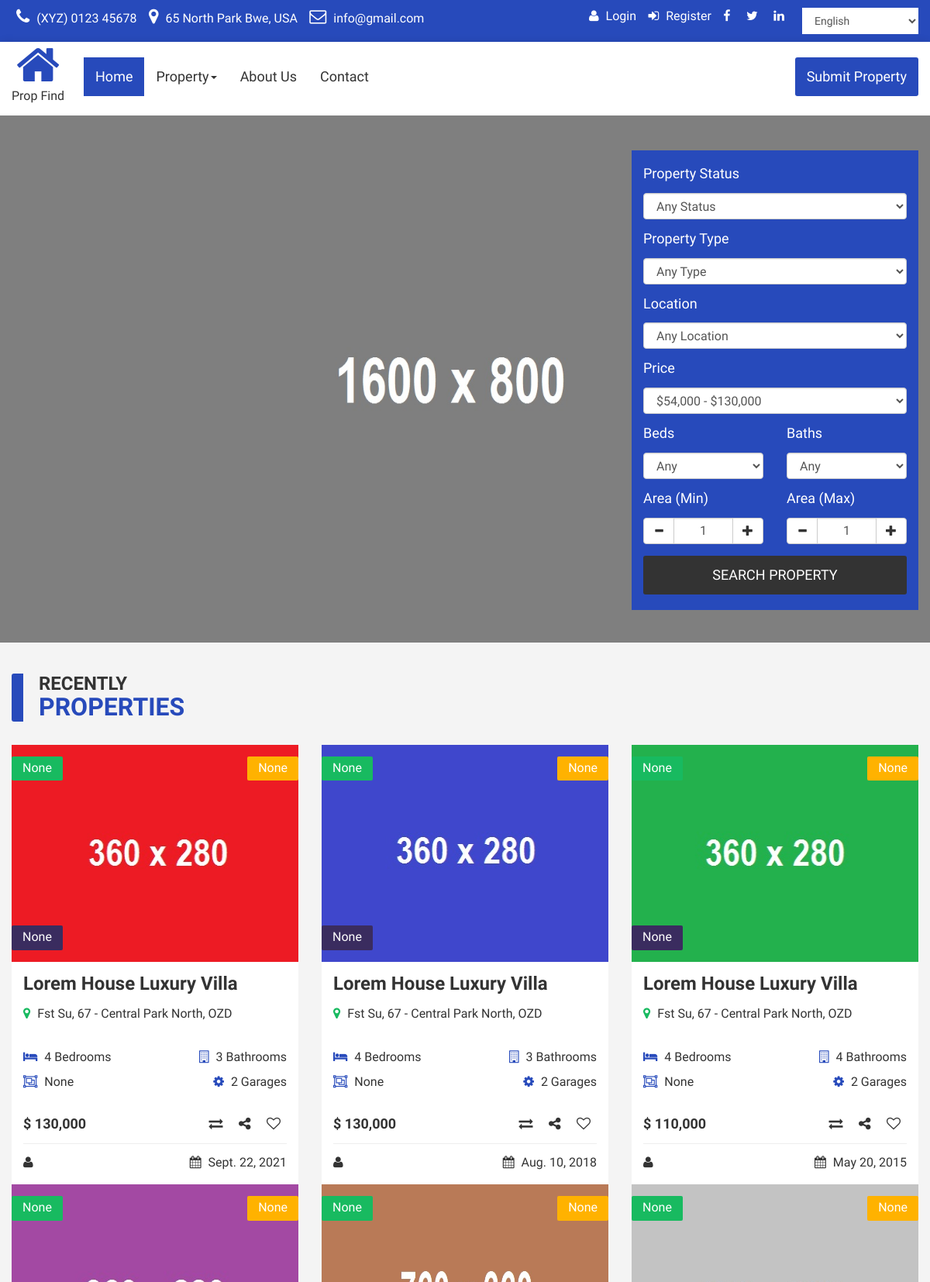
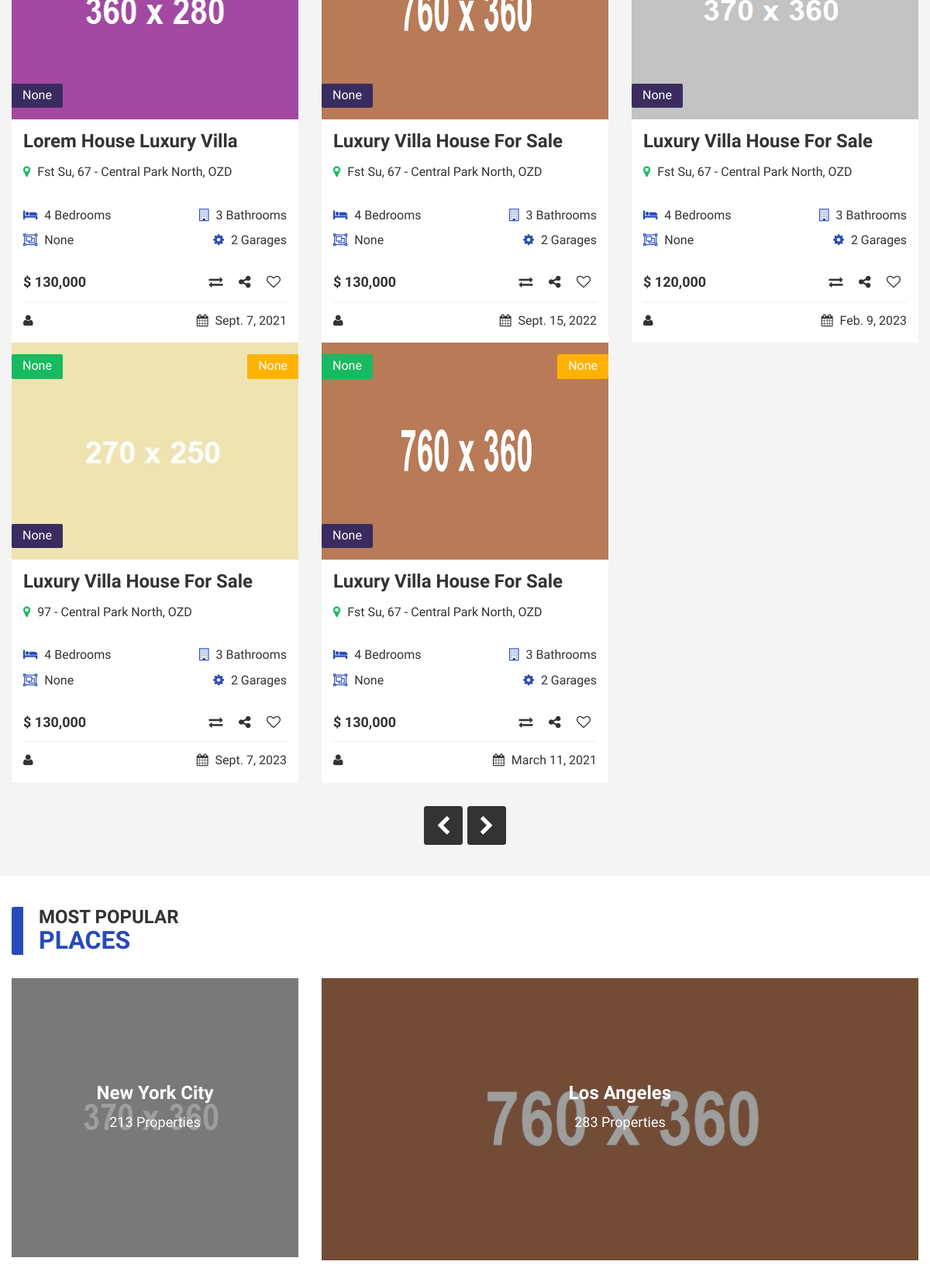
Page /property/home/ (upper part) on the committed database (2 pictures, top to bottom).
### property/models.py (models this page shows, shortened)
class Property(models.Model):
    user = models.ForeignKey(User, on_delete=models.CASCADE, null=True, blank=True)
    title = models.CharField(max_length=255, null=True, blank=True)
    location = models.CharField(max_length=250, null=True, blank=True)
    beds = models.CharField(max_length=240, null=True, blank=True)
    image = models.ImageField(upload_to='images/', null=True, blank=True)
    bathroom = models.CharField(max_length=60, null=True, blank=True)
    house_size = models.CharField(max_length=50, null=True, blank=True)
    garage = models.CharField(max_length=100, null=True, blank=True)
    price = models.CharField(max_length=50, null=True, blank=True)
    for_rent_or_sale = models.CharField(max_length=50, null=True, blank=True)
    feature = models.CharField(max_length=60, null=True, blank=True)
    property_type_family_or_bachelor = models.CharField(max_length=70, null=True, blank=True)
    date = models.DateField(null=True, blank=True)
    description = models.TextField(null=True, blank=True)
    property_ID = models.CharField(max_length=30, null=True, blank=True)
    property_Type = models.CharField(max_length=50, null=True, blank=True)
    property_Status = models.CharField(max_length=70, null=True, blank=True)
    rooms = models.CharField(max_length=50, null=True, blank=True)
    year_built = models.DateField(null=True, blank=True)

### property/views.py (the view)
# urls.py: path('home/', views.home),
def home(request):
    queryset = Property.objects.all()
    context = {
        'queryset': queryset
    }
    return render(request, 'property/index.html', context)

### property/templates/property/index.html (shortened to what this page needs)
{% extends "layouts/base.html" %}
{% block content %}
{% load static %}
<section id="center" class="center_home clearfix">
<div class="center_main clearfix">
 <div class="w3-content w3-section clearfix">
  <img class="mySlides w3-animate-bottom" src="{% static 'property/img/2.jpg' %}" alt="abc" style="width: 100%; display: block;">
</div>
 <div class="center_main_1 clearfix">
  <div class="col-sm-8"></div>
  <div class="col-sm-4">
   <div class="center_main_1r clearfix">
     <h5 class="mgt col">Property Status</h5>
	 <select class="form-control" name="property">
		<option value="">Any Status</option>
    </select>
	<h5 class="col">Property Type</h5>
	<select class="form-control" name="property">
		<option value="">Any Type</option>
    </select>
	<h5 class="col">Location</h5>
	<select class="form-control" name="Location">
		<option value="">Any Location</option>
   </select>
   <h5 class="col">Price</h5>
	<select class="form-control" name="Price">
		<option value="">$54,000 - $130,000</option>
   </select>
   <div class="center_main_1ri clearfix">
    <div class="col-sm-6 space_left">
	 <h5 class="col">Beds</h5>
	 <select class="form-control" name="beds" id="beds">
		<option value="">Any</option>
     </select>
	</div>
	<div class="col-sm-6 space_right">
	 <h5 class="col">Baths</h5>
	 <select class="form-control" name="beds" id="beds">
		<option value="">Any</option>
     </select>
	</div>
   </div>
   <div class="center_main_1ri clearfix">
    <div class="col-sm-6 space_left">
	 <h5 class="col">Area (Min)</h5>
	 <div class="input-group number-spinner">
				<span class="input-group-btn">
					<button class="btn btn-default" data-dir="dwn"><span class="glyphicon glyphicon-minus"></span></button>
				</span>
				<input type="text" class="form-control mgt text-center" value="1">
				<span class="input-group-btn">
					<button class="btn btn-default" data-dir="up"><span class="glyphicon glyphicon-plus"></span></button>
				</span>
	</div>
	</div>
	<div class="col-sm-6 space_right">
	 <h5 class="col">Area (Max)</h5>
	 <div class="input-group number-spinner">
				<span class="input-group-btn">
					<button class="btn btn-default" data-dir="dwn"><span class="glyphicon glyphicon-minus"></span></button>
				</span>
				<input type="text" class="form-control mgt text-center" value="1">
				<span class="input-group-btn">
					<button class="btn btn-default" data-dir="up"><span class="glyphicon glyphicon-plus"></span></button>
				</span>
	</div>
	</div>
   </div>
   <h5 class="text-center"><a class="button_1 block" href="#">SEARCH PROPERTY</a></h5>
   </div>
  </div>
 </div>
</div>
</section>
<section id="feature">
 <div class="container">
  <div class="row">
   <div class="feature_1 clearfix">
    <div class="col-sm-12">
	   <h4 class="mgt">RECENTLY <br><span class="col_1">PROPERTIES</span></h4>
	</div>
   </div>
   <div class="feature_2 clearfix">
    <div id="carousel-example" class="carousel slide" data-ride="carousel">
            <div class="carousel-inner">
                <div class="item active">
					{% for property in queryset %}
					<div class="col-sm-4">
						 <div class="feature_2im clearfix">
							 <div class="feature_2im1 clearfix">
								 <a href="#"><img src="{{ property.image.url }}" class="iw" alt="abc" height="280" width="360"></a>
							 </div>
							 <div class="feature_2im2 clearfix">
								 <h6 class="mgt"><a class="bg_1" href="#">{{ property.feature }}</a></h6>
								 <h6 class="pull-right mgt"><a class="bg_2" href="#">{{ property.for_rent_or_sale }}</a></h6>
							 </div>
							 <div class="feature_2im4 clearfix">
								 <div class="col-sm-6 space_left">
								   <h6><a class="bg_3" href="#">{{ property.property_type_family_or_bachelor }}</a></h6>
								 </div>
							 </div>
						 </div>
						<div class="feature_2m_last clearfix">
						  <h4 class="mgt bold"><a href="{% url 'home_detail' property.id %}">{{ property.title }}</a></h4>
						  <p><i class="fa fa-map-marker"></i> {{property.location}}</p><br>
						  <h6><i class="fa fa-hotel col_1"></i> {{ property.beds }} <span class="pull-right"><i class="fa fa-building-o col_1"></i> {{ property.bathroom }}</span></h6>
						  <h6><i class="fa fa-object-group col_1"></i> {{ property.house_size}} <span class="pull-right"><i class="fa fa-gear col_1"></i> {{ property.garage }}</span></h6><br>
						  <h5 class="bold"><a href="#">$ {{ property.price }} <span class="pull-right"><i class="fa fa-exchange"></i> <i class="fa fa-share-alt"></i> <i class="fa fa-heart-o"></i></span></a></h5>
						  <div class="feature_2m_last_i clearfix">
							  <h6><a href="#"><i class="fa fa-user"></i> {{ property.username.user }} <span class="pull-right"><i class="fa fa-calendar"></i> {{ property.date }}</span></a></h6>
						  </div>
					 	</div>
					</div>
					{% endfor %}
				</div>
			</div>
		</div>
	<div class="feature_2_last text-center clearfix">
            <div class="col-sm-12">
                <div class="controls">
                    <a class="left fa fa-chevron-left btn btn-success" href="#carousel-example" data-slide="prev"></a><a class="right fa fa-chevron-right btn btn-success" href="#carousel-example" data-slide="next"></a>
                </div>
            </div>
        </div>
   </div>
  </div>
 </div>
</section>
<section id="popular">
 <div class="container">
  <div class="row">
   <div class="feature_1 clearfix">
    <div class="col-sm-12">
	   <h4 class="mgt">MOST POPULAR <br><span class="col_1">PLACES</span></h4>
	</div>
   </div>
   <div class="popular_1 clearfix">
    <div class="col-sm-4">
	 <div class="popular_1i clearfix">
	  <div class="popular_1i1 clearfix">
	   <a href="#"><img src="{% static 'property/img/11.jpg' %}" class="iw" alt="abc"></a>
	  </div>
	  <div class="popular_1i2 text-center clearfix">
	   <h4 class="mgt"><a  class="col" href="#">New York City</a></h4>
	   <h5><a class="col" href="#">213 Properties</a></h5>
	  </div>
	 </div>
	</div>
	<div class="col-sm-8">
	 <div class="popular_1i clearfix">
	  <div class="popular_1i1 clearfix">
	   <a href="#"><img src="{% static 'property/img/12.jpg' %}" class="iw" alt="abc"></a>
	  </div>
	  <div class="popular_1i2 text-center clearfix">
	   <h4 class="mgt"><a  class="col" href="#">Los Angeles</a></h4>
	   <h5><a class="col" href="#">283 Properties</a></h5>
	  </div>
	 </div>
	</div>
   </div>
  </div>
 </div>
</section>
</body>
</html>
{% endblock content%}

### property/templates/layouts/base.html (shortened to what this page needs)
<!DOCTYPE html>
<html lang="en">
<head>
</head>
<body data-background-color="dark">
	<div class="wrapper">
        {% include 'includes/header.html' %}
		<div class="main-panel">
			{% block content %}{% endblock content %}
		</div>
</body>
</html>

### property/templates/includes/header.html (shortened to what this page needs)
<!DOCTYPE html>
<html lang="en">
  <head>
	<link href="/static/property/css/bootstrap.min.css" rel="stylesheet">
	<link href="/static/property/css/global.css" rel="stylesheet">
	<link href="/static/property/css/index.css" rel="stylesheet">
	<link rel="stylesheet" type="text/css" href="/static/property/css/font-awesome.min.css" />
  </head>
<body>
<section id="top">
<div class="container">
 <div class="row">
  <div class="top_1 clearfix">
   <div class="col-sm-6">
    <div class="top_1l clearfix">
	 <ul>
	  <li><i class="fa fa-phone"></i> (XYZ) 0123 45678</li>
	  <li><i class="fa fa-map-marker"></i>   65 North Park Bwe, USA</li>
	  <li><i class="fa fa-envelope-o"></i>  info@gmail.com</li>
	 </ul>
	</div>
   </div>
   <div class="col-sm-6">
    <div class="top_1r pull-right clearfix">
	 <ul>
	  <li><a class="col" href="#"><i class="fa fa-user"></i> Login</a></li>
	  <li><a class="col" href="#"><i class="fa fa-sign-in"></i> Register</a></li>
	  <li><a class="col" href="#"><i class="fa fa-facebook"></i></a></li>
	  <li><a class="col" href="#"><i class="fa fa-twitter"></i></a></li>
	  <li><a class="col" href="#"><i class="fa fa-linkedin"></i></a></li>
	 </ul>
	 <select class="form-control">
				 <option>English</option>
     </select>
	</div>
   </div>
  </div>
 </div>
</div>
</section>
<section id="header" class="clearfix cd-secondary-nav">
	<nav class="navbar">
		<div class="container">
		    <div class="navbar-header page-scroll">
				<a class="navbar-brand" href="index.html"> <i class="fa fa-home"></i> <span> Prop Find</span> </a>
			</div>
			<div class="collapse navbar-collapse" id="bs-example-navbar-collapse-1">
				<ul class="nav navbar-nav nav_1">
				<li><a class="m_tag active_tab" href="index.html">Home</a></li>
				<li class="dropdown">
					  <a class="m_tag" href="#" data-toggle="dropdown" role="button" aria-expanded="false">Property<span class="caret"></span></a>
                    </li>
				  <li><a class="m_tag" href="about.html">About Us</a></li>
				<li><a class="m_tag" href="contact.html">Contact</a></li>
			</ul>
		    	<ul class="nav navbar-nav navbar-right nav_2">
				  <li><a class="m_tag button mgt" href="submit.html">Submit Property</a></li>
				</ul>
			</div>
		</div>
	</nav>
	</section>

### property/static/property/css/global.css (style rules this page uses)
body { font-family: 'Alata', sans-serif; }
h1,h2,h3,h4,h5,h6 { padding:0; margin:0; color:#333; }
a { color:#333; }
ul { padding:0; margin:0; list-style:none; margin-top:15px; }
li { font-size:16px; }
p { padding:0; margin:0; font-size:16px; margin-top:15px; }
h4 { font-size:24px; margin-top:15px; font-weight:bold; }
h5 { font-size:18px; margin-top:15px; }
h6 { font-size:16px; margin-top:15px; }
.space_left { padding-left:0; }
.space_right { padding-right:0; }
.iw { width:100%; }
.button { background:#274abb; display:inline-block; color:#fff; padding:15px 30px 15px 30px; margin-top:10px; border-radius:3px; }
.button_1 { background:#333; display:inline-block; color:#fff; padding:15px 30px 15px 30px; margin-top:10px; border-radius:3px; }
.mgt { margin-top:0!important; }
.bold { font-weight:bold; }
.navbar { min-height:auto; margin-bottom:0; border:none; border-radius:0; }
.col { color:#fff; }
.col_1 { color:#274abb; }
.block { display:block; }
#top { background:#274abb; padding-top:10px; padding-bottom:10px; }
.top_1l ul { margin-top:5px; }
.top_1l ul li { display:inline-block; margin-left:6px; margin-right:6px; color:#fff; }
.top_1l ul li i { margin-right:5px; font-size:22px; }
.top_1r ul li { display:inline-block; margin-left:6px; margin-right:6px; color:#fff; }
.top_1r ul li i { margin-right:5px; }
.top_1r ul { float:left; margin-right:12px; margin-top:5px; }
.top_1r .form-control { width:150px; border-radius:0; box-shadow:none; border:none; }
#header { box-shadow: 0 0 10px 0 rgba(0, 0, 0, 0.12); background:#fff; }
#header .navbar-brand span { display:block; font-size:16px; }
#header .navbar-brand i { font-size:60px; color:#274abb; }
#header .navbar-brand { padding-top:0; margin-top:0; text-align:center; height:auto; margin-right:100px; margin-top:0px; }
.m_tag { font-size:18px; }
.active_tab { background:#274abb; color:#fff; }
.nav_1 { margin-top:20px; }
.nav_2 { margin-top:20px; }
.cd-secondary-nav { position: static; }
#feature { padding-top:40px; padding-bottom:40px; background:#f4f4f4; }
.feature_1 h4 { border-left:15px solid #274abb; padding-left:20px; border-radius:3px; }
.feature_1 h4 span { font-size:32px; }
.feature_2_last .btn-success { background:#333; border-radius:3px; padding:0; border:none; width:50px; height:50px; line-height:50px; border:1px solid #333; margin-left:3px; margin-right:3px; text-align:center; font-size:26px; }
.feature_2_last { margin-top: 30px; }
.feature_2 { margin-top: 30px; }
.feature_2im2 h6 { display:inline-block; }
.feature_2im2 h6 a { display:block; }
.feature_2im2 h6 .bg_1 { background:#18ba60; border-radius:2px; padding:6px 14px 8px 14px; color:#fff; }
.feature_2im2 h6 .bg_2 { background:#ffb200; border-radius:2px; padding:6px 14px 8px 14px; color:#fff; }
.feature_2im4 h6 .bg_3 { background:#3a2c5f; border-radius:2px; padding:6px 14px 8px 14px; color:#fff; }
.feature_2im4 h6 a { display:block; }
.feature_2im4 h6 { display:inline-block; margin-top:10px; }
.feature_2im { position:relative; }
.feature_2im2 { position:absolute; top:15px; width:100%; }
.feature_2im4 { position:absolute; bottom:15px; width:100%; }
.feature_2m_last p i { margin-right:5px; color:#18ba60; }
.feature_2m_last h6 i { margin-right:5px; }
.feature_2m_last h5 span i { margin-left:8px; margin-right:8px; }
.feature_2m_last_i { border-top:1px solid #eee; margin-top:15px; }
.feature_2m_last { background:#fff; padding:15px 15px 20px 15px; }
@media (min-width:992px) and (max-width:1200px) { .container { width:100%; } }
@media (min-width:992px) and (max-width:1200px) { .top_1l ul { margin-top:0; } }
@media (min-width:992px) and (max-width:1200px) { .top_1r ul { margin-top:0; } }
@media (min-width:992px) and (max-width:1200px) { #header .navbar-brand { margin-right:10px; } }

### rows in the picture
Property: image (picture), feature "None", for_rent_or_sale "None", property_type_family_or_bachelor "None", title "Lorem House Luxury Villa", location "Fst Su, 67 - Central Park North, OZD", beds "4 Bedrooms", bathroom "3 Bathrooms", house_size "None", garage "2 Garages", price "130,000", date "Sept. 22, 2021"
Property: image (picture), feature "None", for_rent_or_sale "None", property_type_family_or_bachelor "None", title "Lorem House Luxury Villa", location "Fst Su, 67 - Central Park North, OZD", beds "4 Bedrooms", bathroom "3 Bathrooms", house_size "None", garage "2 Garages", price "130,000", date "Aug. 10, 2018"
Property: image (picture), feature "None", for_rent_or_sale "None", property_type_family_or_bachelor "None", title "Lorem House Luxury Villa", location "Fst Su, 67 - Central Park North, OZD", beds "4 Bedrooms", bathroom "4 Bathrooms", house_size "None", garage "2 Garages", price "110,000", date "May 20, 2015"
Property: image (picture), feature "None", for_rent_or_sale "None", property_type_family_or_bachelor "None", title "Lorem House Luxury Villa", location "Fst Su, 67 - Central Park North, OZD", beds "4 Bedrooms", bathroom "3 Bathrooms", house_size "None", garage "2 Garages", price "130,000", date "Sept. 7, 2021"
Property: image (picture), feature "None", for_rent_or_sale "None", property_type_family_or_bachelor "None", title "Luxury Villa House For Sale", location "Fst Su, 67 - Central Park North, OZD", beds "4 Bedrooms", bathroom "3 Bathrooms", house_size "None", garage "2 Garages", price "130,000", date "Sept. 15, 2022"
Property: image (picture), feature "None", for_rent_or_sale "None", property_type_family_or_bachelor "None", title "Luxury Villa House For Sale", location "Fst Su, 67 - Central Park North, OZD", beds "4 Bedrooms", bathroom "3 Bathrooms", house_size "None", garage "2 Garages", price "120,000", date "Feb. 9, 2023"
Property: image (picture), feature "None", for_rent_or_sale "None", property_type_family_or_bachelor "None", title "Luxury Villa House For Sale", location "97 - Central Park North, OZD", beds "4 Bedrooms", bathroom "3 Bathrooms", house_size "None", garage "2 Garages", price "130,000", date "Sept. 7, 2023"
Property: image (picture), feature "None", for_rent_or_sale "None", property_type_family_or_bachelor "None", title "Luxury Villa House For Sale", location "Fst Su, 67 - Central Park North, OZD", beds "4 Bedrooms", bathroom "3 Bathrooms", house_size "None", garage "2 Garages", price "130,000", date "March 11, 2021"
